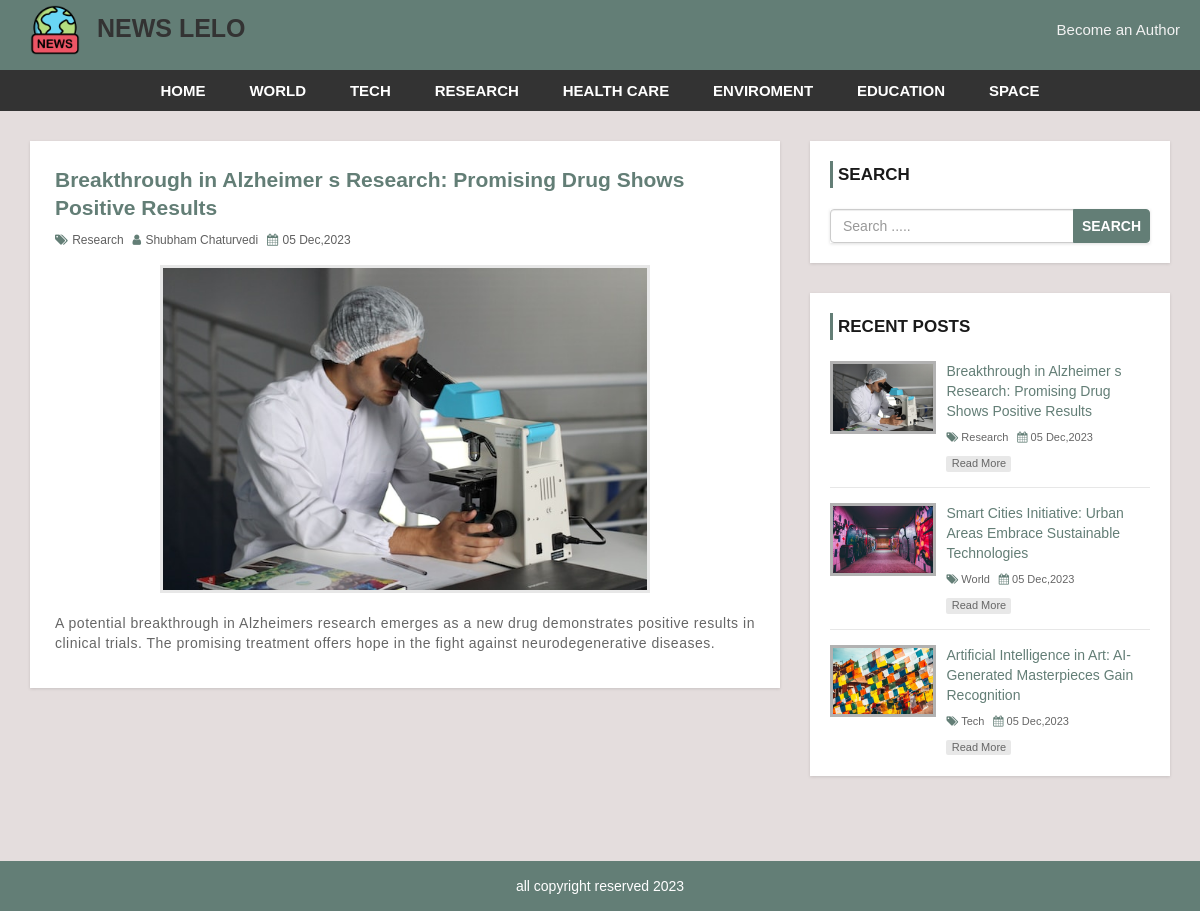
/single.php?id=13, run on the app's committed database.
### tables this page shows
CREATE TABLE `settings` (
  `id` int NOT NULL,
  `title` varchar(255) DEFAULT NULL,
  `footer` varchar(255) DEFAULT NULL,
  `logo` varchar(255) DEFAULT NULL
);

CREATE TABLE `category` (
  `category_id` int NOT NULL,
  `category_name` varchar(255) DEFAULT NULL,
  `post` int DEFAULT '0'
);

CREATE TABLE `post` (
  `post_id` int NOT NULL,
  `title` varchar(255) DEFAULT NULL,
  `description` text,
  `category` int DEFAULT NULL,
  `post_date` varchar(20) DEFAULT NULL,
  `author` int DEFAULT NULL,
  `post_img` varchar(255) DEFAULT NULL
);

CREATE TABLE `user` (
  `user_id` int NOT NULL,
  `first_name` varchar(255) DEFAULT NULL,
  `last_name` varchar(255) DEFAULT NULL,
  `username` varchar(255) DEFAULT NULL,
  `password` varchar(255) DEFAULT NULL,
  `role` varchar(50) DEFAULT NULL
);

### single.php (the view)
<?php include 'header.php'; ?>
    <div id="main-content">
        <div class="container">
            <div class="row">
                <div class="col-md-8">
                  <?php
                    $id=$_GET['id'];
                    $sql="SELECT post.post_id,post.description,post_img,post.title,post.category,category_name,post.post_date,post.author,user.first_name,user.last_name,user.username from post
                    LEFT JOIN category ON post.category=category.category_id
                    LEFT JOIN user ON post.author = user.user_id WHERE post.post_id={$id}
                    order by post_id desc ";
                    $res=mysqli_query($conn,$sql) or die("could not fetch data");
                    if(mysqli_num_rows($res)>0){
                        while($row=mysqli_fetch_assoc($res)){
                  ?>
                        <div class="post-container">
                            <div class="post-content single-post">
                                <h3><?php echo $row['title']?></h3>
                                <div class="post-information">
                                    <span>
                                        <i class="fa fa-tags" aria-hidden="true"></i>
                                        <a href="category.php?catid=<?php echo $row['category'];?>"><?php echo $row['category_name']?></a>
                                    </span>
                                    <span>
                                        <i class="fa fa-user" aria-hidden="true"></i>
                                        <a href="author.php?authorid=<?php echo $row['author'];?>"><?php echo $row['first_name']." ".$row['last_name']; ?></a>
                                    </span>
                                    <span>
                                        <i class="fa fa-calendar" aria-hidden="true"></i>
                                        <?php echo $row['post_date']?>
                                    </span>
                                </div>
                                <img class="single-feature-image" src="admin/upload/<?php echo $row['post_img']?>" alt=""/>
                                <p class="description">
                                <?php echo $row['description'];?>
                                </p>
                            </div>
                        </div>
                    <?php
                        }
                    }
                    ?>
                </div>
                <?php include 'sidebar.php'; ?>
            </div>
        </div>
    </div>
<?php include 'footer.php'; ?>

### header.php (shortened to what this page needs)
<?php
include('admin/config.php');
?>
<?php
$sqlsettings="select * from settings";
$ressettings=mysqli_query($conn,$sqlsettings) or die("did not get the settings value");
$rowsettings=mysqli_fetch_assoc($ressettings);
?>
<!DOCTYPE html>
<html lang="en">
<head>
    <link rel="stylesheet" href="css/bootstrap.min.css" />
    <link rel="stylesheet" href="css/font-awesome.css">
    <link rel="stylesheet" href="css/style.css">
</head>
<body>
<header>
<nav>
    <div class="brand-info">
        <a href="index.php" id="logo_head"><img src="admin/<?php echo $rowsettings['logo']?>"> <span>NEWS LELO</span></a>
    </div>
    <div class="nav-info">
        <a href="becomeauthor.php">Become an Author</a>
    </div>
</nav>
</header>
<div id="menu-bar">
    <div class="container">
        <div class="row">
            <div class="col-md-12">
                <?php
                    $sql="select * from category where post>0";
                    $res=mysqli_query($conn,$sql) or die("Query failded : category");
                    if(mysqli_num_rows($res)>0){
                        $active="";
                ?>
                    <ul class='menu'>
                        <li><a href='index.php'>HOME</a></li>
                <?php
                        while($row=mysqli_fetch_assoc($res)){
                ?>
                            <li><a class="<?php echo $active;?>" href='category.php?catid=<?php echo $row['category_id']?>'><?php echo $row['category_name']?></a></li>
                <?php
                        }
                    }
                ?>
                    </ul>
            </div>
        </div>
    </div>
</div>

### sidebar.php
<div id="sidebar" class="col-md-4">
    <div class="search-box-container">
        <h4>Search</h4>
        <form class="search-post" action="search.php" method ="GET">
            <div class="input-group">
                <input type="text" name="searchterm" class="form-control" placeholder="Search .....">
                <span class="input-group-btn">
                    <button type="submit" class="btn btn-danger">Search</button>
                </span>
            </div>
        </form>
    </div>
    <div class="recent-post-container">
        <h4>Recent Posts</h4>
        <?php
            $data_one_page=3;
            $sql="select post.post_id,post_img,post.title,post.category,category_name,post.post_date,post.author from post
            left join category on post.category=category.category_id
            order by post_id desc LIMIT {$data_one_page}";
            $res=mysqli_query($conn,$sql) or die("could not fetch data");
            if(mysqli_num_rows($res)>0){
                while($row=mysqli_fetch_assoc($res)){
        ?>
                    <div class="recent-post">
                        <a class="post-img" href="single.php?id=<?php echo $row['post_id'];?>"><img src="admin/upload/<?php echo $row['post_img']?>" alt=""/></a>
                        <div class="post-content">
                            <h5><a href="single.php?id=<?php echo $row['post_id'];?>"><?php echo $row['title']?></a></h5>
                            <span>
                                <i class="fa fa-tags" aria-hidden="true"></i>
                                <a href="category.php?catid=<?php echo $row['category'];?>"><?php echo $row['category_name']?></a>
                            </span>
                            <span>
                                <i class="fa fa-calendar" aria-hidden="true"></i>
                                <?php echo $row['post_date']?>
                            </span>
                            <a class="read-more" href="single.php?id=<?php echo $row['post_id'];?>">read more</a>
                        </div>
                    </div>
        <?php
                }
            }
        ?>
    </div>
</div>

### footer.php
<?php
$sqlsettings="select * from settings";
$ressettings=mysqli_query($conn,$sqlsettings) or die("did not get the settings value");
$rowsettings=mysqli_fetch_assoc($ressettings);
?>
<div id ="footer">
    <div class="container">
        <div class="row">
            <div class="col-md-12">
                <span><?php echo $rowsettings['footer'];?></span>
            </div>
        </div>
    </div>
</div>
</body>
</html>

### css/style.css (style rules this page uses)
body { background: #e4dddd; font-family: sans-serif,arial,Helvetica; --primary-color:#637E76; }
header { background-color: var(--primary-color); position:fixed; top:0; left:0; right:0; z-index:3; height: 70px; }
nav { display: flex; justify-content: space-between; margin:0 2rem; align-items: center; padding:0.5rem 0; }
#logo_head { font-size: 2.5rem; font-weight: bolder; color:#333; margin-left:1rem; }
#logo_head>img { height: 50px; margin-right:1rem; }
.nav-info { font-size:1.5rem; display: flex; gap:1rem; }
.nav-info>a { color:#f2f2f2; }
form { background: #fff; padding: 25px; box-shadow:0 1px 3px rgba(0, 0, 0, 0.13); }
#menu-bar { margin-top:70px; background: #333; text-align: center; }
#menu-bar .menu > li { display: inline-block; }
.menu > li > a { padding: 10px 20px; display: block; text-transform: uppercase; color: #fff; font-size: 15px; font-weight:600; transition:all 0.5s ease 0s; }
#main-content { padding: 30px 0; min-height: 750px; }
#main-content .post-container { background-color: #fff; padding: 25px; box-shadow: 0 1px 3px rgba(0, 0, 0, 0.13); }
#main-content .post-content { border-bottom: 1px solid #d1d1d1; padding: 0 0 30px; margin-bottom:30px; }
#main-content .post-content img { width: 100%; }
#main-content .post-content h3 { font-size: 21px; line-height: 28px; font-weight: 600; margin: 0 0 7px; }
#main-content .post-content .post-information span { color: #606060; font-size: 12px; text-transform: capitalize; margin: 0 5px 5px 0; display: inline-block; }
#main-content .post-content .post-information i { color: var(--primary-color); margin-right: 1px; }
#main-content .post-content .post-information a { color: #606060; text-decoration: none; }
#main-content .post-content p, #main-content .single-post p { color: #666; font-size: 14px; letter-spacing: 0.5px; margin:0 0 10px; }
#main-content .post-content a.read-more { color: #fff; background-color: var(--primary-color); font-size: 12px; text-transform: capitalize; padding: 3px 8px; border-radius: 2px; transition: all 0.3s; }
#main-content .single-post { border: none; margin-bottom: 0; padding-bottom: 0; }
#main-content .single-post h3 { color: var(--primary-color); }
#main-content .single-post .post-information { margin: 0 0 10px; }
#main-content .single-post p { text-align: justify; }
#main-content .single-post img.single-feature-image { width: 70%; margin: 0 auto 20px; display: block; border: 3px solid #e7e7e7; }
i.fa { color:#222; }
#sidebar h4 { color: #1A1A1A; font-size: 17px; line-height: 27px; font-weight:600; text-transform: uppercase; padding: 0 0 0 5px; margin: 0 0 21px; border-left: 3px solid var(--primary-color); }
#sidebar .search-box-container { background-color: #fff; padding: 20px; margin: 0 0 30px; box-shadow: 0 1px 3px rgba(0, 0, 0, 0.13); }
#sidebar .search-post { padding: 0; }
#sidebar .search-post input { color: #606060; }
#sidebar .search-post .btn { font-weight: 600; text-transform: uppercase; padding: 6px 8px; background-color: var(--primary-color); border-color: var(--primary-color); outline: none; }
#sidebar .recent-post-container { padding: 20px; background: #fff; box-shadow: 0 1px 3px rgba(0, 0, 0, 0.13); }
#sidebar .recent-post { border-bottom: 1px solid #e7e7e7; padding: 0 0 15px; margin: 0 0 15px; }
#sidebar .recent-post:last-child { margin: 0; padding: 0; border: none; }
#sidebar .recent-post .post-img { display: inline-block; width: 33%; border: 3px solid rgba(0,0,0,0.3); vertical-align: top; transition: border .3s; }
#sidebar .recent-post .post-img img { width: 100%; }
#sidebar .recent-post .post-content { width: 65%; display: inline-block; border: none; padding: 0 0 0 7px; margin: 0; }
#sidebar .recent-post h5 { font-size: 14px; line-height: 20px; margin: 0 0 5px; }
#sidebar .recent-post h5 a { color: var(--primary-color); }
#sidebar .recent-post span { color: #666; font-size: 11px; display: inline-block; margin: 0 5px 10px 0; }
#sidebar .recent-post span a { color: #666; }
#sidebar .recent-post span i { color: var(--primary-color); }
#sidebar .recent-post a.read-more { color: #666; background-color: rgba(0,0,0,0.09); width: 65px; font-size: 11px; text-align: center; padding: 0; display: block; transition: all 0.3s; }
#footer { color: #fff; padding:15px 0; text-align:center; background-color:var(--primary-color); }
a, a:hover, a:focus { text-decoration: none; outline: none; }
ul { margin:0; padding:0; list-style:none; }

### data on the page
settings: logo (picture), footer "all copyright reserved 2023"
category: category_name "WORLD"
category: category_name "TECH"
category: category_name "RESEARCH"
category: category_name "HEALTH CARE"
category: category_name "ENVIROMENT"
category: category_name "EDUCATION"
category: category_name "SPACE"
post: title "Breakthrough in Alzheimer s Research: Promising Drug Shows Positive Results", category.category_name "Research", user.first_name "Shubham", user.last_name "Chaturvedi", post_date "05 Dec,2023", post_img (picture), description "A potential breakthrough in Alzheimers research emerges as a new drug demonstrates positive results in clinical trials. The promising treatment offers hope in the fight against neurodegenerative diseases."
post: post_img (picture), title "Smart Cities Initiative: Urban Areas Embrace Sustainable Technologies", category.category_name "World", post_date "05 Dec,2023"
post: post_img (picture), title "Artificial Intelligence in Art: AI-Generated Masterpieces Gain Recognition", category.category_name "Tech", post_date "05 Dec,2023"
